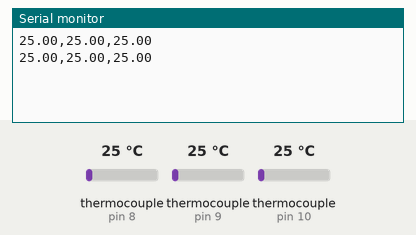
A program run on a simulated Arduino Uno, built with avr-gcc and run on an emulated ATmega328P. Parts: the last lines printed to the serial monitor. The inputs (shaded band) are chosen by the test bench; at power-on: thermocouple (sensors on pin 8, pin 9, pin 10) 25 °C.

Above: at 1.7 s.
1.8 s: thermocouple (sensor on pin 8) set to 6 °C
At 3.1 s:
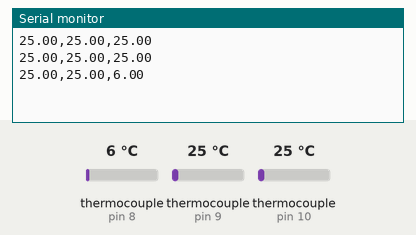
3.3 s: thermocouple (sensor on pin 9) set to 6 °C
At 4.3 s:
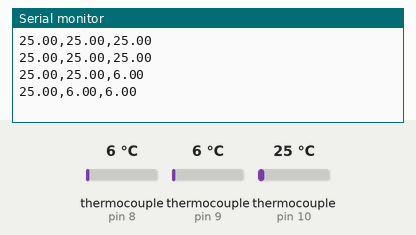
4.8 s: thermocouple (sensor on pin 10) set to 6 °C
At 6.1 s:
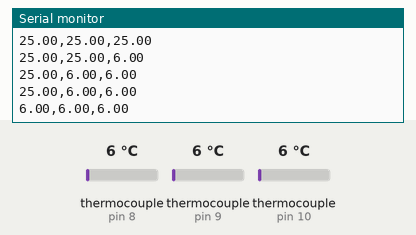
6.3 s: thermocouple (sensor on pin 8) set to 75 °C
At 7.3 s:
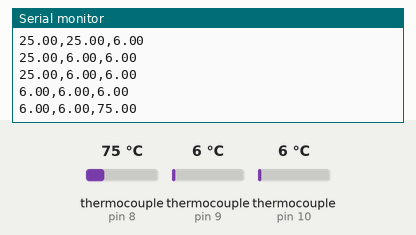
7.8 s: thermocouple (sensor on pin 9) set to 75 °C
At 9.1 s:
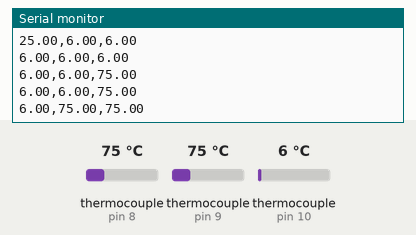
9.3 s: thermocouple (sensor on pin 10) set to 75 °C
At 9.9 s:
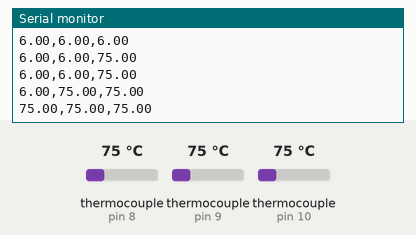
Timing chart, 0 to 11.8 s (numbered marks = the images above; inputs shaded):
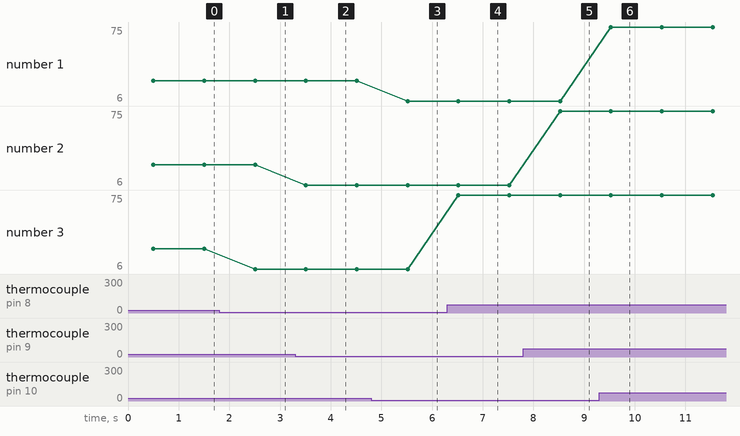

The program:

main.cpp
```cpp
#include <Arduino.h>   // <-- ESTO ES OBLIGATORIO EN PLATFORMIO
#include "max6675.h"

// Pines SPI compartidos por software/hardware
const int pinSO  = 12;
const int pinSCK = 13;

// Pines de Selección de Chip (CS) independientes
const int pinCS1 = 10; // Centro Piña
const int pinCS2 = 9;  // Agua
const int pinCS3 = 8;  // Superficie Piña

// Instanciación de las 3 termocuplas
MAX6675 termocuplaCentro(pinSCK, pinCS1, pinSO);
MAX6675 termocuplaAgua(pinSCK, pinCS2, pinSO);
MAX6675 termocuplaSuperficie(pinSCK, pinCS3, pinSO);

void setup() {
  Serial.begin(115200);
  delay(500);
}

void loop() {
  float t_centro     = termocuplaCentro.readCelsius();
  float t_agua       = termocuplaAgua.readCelsius();
  float t_superficie = termocuplaSuperficie.readCelsius();

  Serial.print(t_centro);
  Serial.print(",");
  Serial.print(t_agua);
  Serial.print(",");
  Serial.println(t_superficie);

  delay(1000);
}
```

Measured:
- after the input at 1.8 s, the serial monitor: prints a new line after 0.71 s (image 1)
- after the input at 3.3 s, the serial monitor: prints a new line after 0.21 s (image 2)
- after the input at 4.8 s, the serial monitor: prints a new line after 0.72 s (image 3)
- after the input at 6.3 s, the serial monitor: prints a new line after 0.22 s (image 4)
- after the input at 7.8 s, the serial monitor: prints a new line after 0.73 s (image 5)
- after the input at 9.3 s, the serial monitor: prints a new line after 0.23 s (image 6)
- plotted number 3: 25 → 6 after the input at 1.8 s, 6 → 75 after the input at 6.3 s
